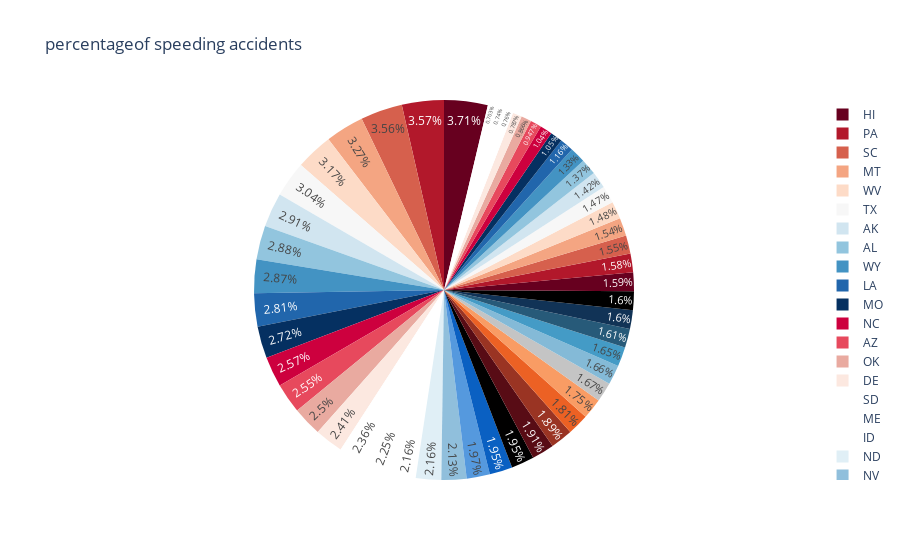

Source (notebook cell):
### Code cell
#percentage of speeding accidents:
fig = px.pie(df,values='speeding',names='abbrev',
            title='percentageof speeding accidents',
            color_discrete_sequence=px.colors.sequential.RdBu)
fig.update_traces(textposition='inside')
fig.show()

### Figure 1 — Plotly figure (JSON) as saved in the notebook; plotly's stock layout.template omitted (floating-point values rounded to 4 significant figures)
{"data": [{"domain": {"x": [0, 1], "y": [0, 1]}, "hovertemplate": "abbrev=%{label}<br>speeding=%{value}<extra></extra>", "labels": ["AL", "AK", "AZ", "AR", "CA", "CO", "CT", "DE", "DC", "FL", "GA", "HI", "ID", "IL", "IN", "IA", "KS", "KY", "LA", "ME", "MD", "MA", "MI", "MN", "MS", "MO", "MT", "NE", "NV", "NH", "NJ", "NM", "NY", "NC", "ND", "OH", "OK", "OR", "PA", "RI", "SC", "SD", "TN", "TX", "UT", "VT", "VA", "WA", "WV", "WI", "WY"], "legendgroup": "", "name": "", "showlegend": true, "textposition": "inside", "type": "pie", "values": [7.332, 7.421, 6.51, 4.032, 4.2, 5.032, 4.968, 6.156, 2.006, 3.759, 2.964, 9.45, 5.508, 4.608, 3.625, 2.669, 4.806, 4.066, 7.175, 5.738, 4.25, 1.886, 3.384, 2.208, 2.64, 6.923, 8.346, 1.937, 5.439, 4.06, 1.792, 3.496, 3.936, 6.552, 5.497, 3.948, 6.368, 4.224, 9.1, 3.774, 9.082, 6.014, 4.095, 7.76, 4.859, 4.08, 2.413, 4.452, 8.092, 4.968, 7.308]}], "layout": {"legend": {"tracegroupgap": 0}, "piecolorway": ["rgb(103,0,31)", "rgb(178,24,43)", "rgb(214,96,77)", "rgb(244,165,130)", "rgb(253,219,199)", "rgb(247,247,247)", "rgb(209,229,240)", "rgb(146,197,222)", "rgb(67,147,195)", "rgb(33,102,172)", "rgb(5,48,97)"], "title": {"text": "percentageof speeding accidents"}}}
